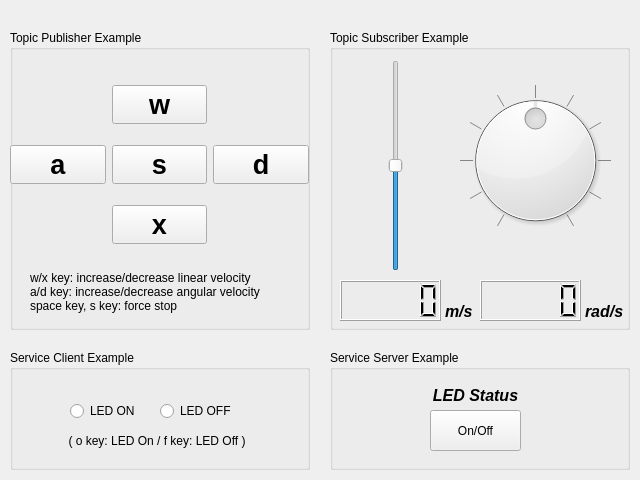
<?xml version="1.0" encoding="UTF-8"?>
<ui version="4.0">
 <class>examples_widget</class>
 <widget class="QWidget" name="examples_widget">
  <property name="geometry">
   <rect>
    <x>0</x>
    <y>0</y>
    <width>640</width>
    <height>480</height>
   </rect>
  </property>
  <property name="windowTitle">
   <string>Examples RQT</string>
  </property>
  <widget class="QGroupBox" name="group_box_ur">
   <property name="geometry">
    <rect>
     <x>330</x>
     <y>30</y>
     <width>300</width>
     <height>300</height>
    </rect>
   </property>
   <property name="title">
    <string>Topic Subscriber Example</string>
   </property>
   <widget class="QSlider" name="slider_x">
    <property name="geometry">
     <rect>
      <x>50</x>
      <y>30</y>
      <width>31</width>
      <height>211</height>
     </rect>
    </property>
    <property name="minimum">
     <number>-1000</number>
    </property>
    <property name="maximum">
     <number>1000</number>
    </property>
    <property name="singleStep">
     <number>10</number>
    </property>
    <property name="orientation">
     <enum>Qt::Vertical</enum>
    </property>
   </widget>
   <widget class="QDial" name="dial_yaw">
    <property name="geometry">
     <rect>
      <x>130</x>
      <y>40</y>
      <width>151</width>
      <height>181</height>
     </rect>
    </property>
    <property name="tabletTracking">
     <bool>false</bool>
    </property>
    <property name="minimum">
     <number>-50</number>
    </property>
    <property name="maximum">
     <number>50</number>
    </property>
    <property name="value">
     <number>0</number>
    </property>
    <property name="invertedAppearance">
     <bool>false</bool>
    </property>
    <property name="invertedControls">
     <bool>false</bool>
    </property>
    <property name="wrapping">
     <bool>false</bool>
    </property>
    <property name="notchTarget">
     <double>10.000000000000000</double>
    </property>
    <property name="notchesVisible">
     <bool>true</bool>
    </property>
   </widget>
   <widget class="QLCDNumber" name="lcd_number_x">
    <property name="geometry">
     <rect>
      <x>10</x>
      <y>250</y>
      <width>101</width>
      <height>41</height>
     </rect>
    </property>
   </widget>
   <widget class="QLabel" name="label_x">
    <property name="geometry">
     <rect>
      <x>115</x>
      <y>273</y>
      <width>30</width>
      <height>17</height>
     </rect>
    </property>
    <property name="font">
     <font>
      <pointsize>12</pointsize>
      <weight>75</weight>
      <italic>true</italic>
      <bold>true</bold>
     </font>
    </property>
    <property name="text">
     <string>m/s</string>
    </property>
   </widget>
   <widget class="QLCDNumber" name="lcd_number_yaw">
    <property name="geometry">
     <rect>
      <x>150</x>
      <y>250</y>
      <width>101</width>
      <height>41</height>
     </rect>
    </property>
   </widget>
   <widget class="QLabel" name="label_yaw">
    <property name="geometry">
     <rect>
      <x>255</x>
      <y>273</y>
      <width>50</width>
      <height>17</height>
     </rect>
    </property>
    <property name="font">
     <font>
      <pointsize>12</pointsize>
      <weight>75</weight>
      <italic>true</italic>
      <bold>true</bold>
     </font>
    </property>
    <property name="text">
     <string>rad/s</string>
    </property>
   </widget>
  </widget>
  <widget class="QGroupBox" name="group_box_dr">
   <property name="geometry">
    <rect>
     <x>330</x>
     <y>350</y>
     <width>300</width>
     <height>120</height>
    </rect>
   </property>
   <property name="title">
    <string>Service Server Example</string>
   </property>
   <widget class="QLabel" name="label_led_status">
    <property name="geometry">
     <rect>
      <x>100</x>
      <y>30</y>
      <width>91</width>
      <height>30</height>
     </rect>
    </property>
    <property name="font">
     <font>
      <pointsize>12</pointsize>
      <weight>75</weight>
      <italic>true</italic>
      <bold>true</bold>
     </font>
    </property>
    <property name="text">
     <string>LED Status</string>
    </property>
    <property name="alignment">
     <set>Qt::AlignCenter</set>
    </property>
   </widget>
   <widget class="QPushButton" name="push_button_led_status">
    <property name="geometry">
     <rect>
      <x>100</x>
      <y>60</y>
      <width>91</width>
      <height>41</height>
     </rect>
    </property>
    <property name="autoFillBackground">
     <bool>false</bool>
    </property>
    <property name="text">
     <string>On/Off</string>
    </property>
   </widget>
  </widget>
  <widget class="QGroupBox" name="group_box_dl">
   <property name="geometry">
    <rect>
     <x>10</x>
     <y>350</y>
     <width>300</width>
     <height>120</height>
    </rect>
   </property>
   <property name="title">
    <string>Service Client Example</string>
   </property>
   <widget class="QRadioButton" name="radio_button_led_on">
    <property name="geometry">
     <rect>
      <x>60</x>
      <y>50</y>
      <width>100</width>
      <height>22</height>
     </rect>
    </property>
    <property name="text">
     <string>LED ON</string>
    </property>
   </widget>
   <widget class="QRadioButton" name="radio_button_led_off">
    <property name="geometry">
     <rect>
      <x>150</x>
      <y>50</y>
      <width>100</width>
      <height>22</height>
     </rect>
    </property>
    <property name="text">
     <string>LED OFF</string>
    </property>
    <property name="iconSize">
     <size>
      <width>16</width>
      <height>16</height>
     </size>
    </property>
   </widget>
   <widget class="QLabel" name="label_shortcut_key_2">
    <property name="geometry">
     <rect>
      <x>52</x>
      <y>80</y>
      <width>190</width>
      <height>21</height>
     </rect>
    </property>
    <property name="text">
     <string>( o key: LED On / f key: LED Off )</string>
    </property>
    <property name="alignment">
     <set>Qt::AlignCenter</set>
    </property>
   </widget>
  </widget>
  <widget class="QGroupBox" name="group_box_ul">
   <property name="geometry">
    <rect>
     <x>10</x>
     <y>30</y>
     <width>300</width>
     <height>300</height>
    </rect>
   </property>
   <property name="title">
    <string>Topic Publisher Example</string>
   </property>
   <widget class="QWidget" name="grid_layout_widget">
    <property name="geometry">
     <rect>
      <x>0</x>
      <y>40</y>
      <width>299</width>
      <height>191</height>
     </rect>
    </property>
    <layout class="QGridLayout" name="grid_layout">
     <item row="1" column="2">
      <widget class="QPushButton" name="push_button_d">
       <property name="font">
        <font>
         <pointsize>20</pointsize>
         <weight>75</weight>
         <bold>true</bold>
        </font>
       </property>
       <property name="text">
        <string>d</string>
       </property>
      </widget>
     </item>
     <item row="0" column="1">
      <widget class="QPushButton" name="push_button_w">
       <property name="font">
        <font>
         <pointsize>20</pointsize>
         <weight>75</weight>
         <bold>true</bold>
        </font>
       </property>
       <property name="text">
        <string>w</string>
       </property>
      </widget>
     </item>
     <item row="1" column="1">
      <widget class="QPushButton" name="push_button_s">
       <property name="enabled">
        <bool>true</bool>
       </property>
       <property name="font">
        <font>
         <pointsize>20</pointsize>
         <weight>75</weight>
         <bold>true</bold>
        </font>
       </property>
       <property name="text">
        <string>s</string>
       </property>
      </widget>
     </item>
     <item row="2" column="1">
      <widget class="QPushButton" name="push_button_x">
       <property name="font">
        <font>
         <pointsize>20</pointsize>
         <weight>75</weight>
         <bold>true</bold>
        </font>
       </property>
       <property name="text">
        <string>x</string>
       </property>
      </widget>
     </item>
     <item row="1" column="0">
      <widget class="QPushButton" name="push_button_a">
       <property name="font">
        <font>
         <pointsize>20</pointsize>
         <weight>75</weight>
         <bold>true</bold>
        </font>
       </property>
       <property name="text">
        <string>a</string>
       </property>
      </widget>
     </item>
    </layout>
   </widget>
   <widget class="QLabel" name="label_shortcut_key_1">
    <property name="geometry">
     <rect>
      <x>20</x>
      <y>237</y>
      <width>250</width>
      <height>50</height>
     </rect>
    </property>
    <property name="text">
     <string>w/x key: increase/decrease linear velocity 
a/d key: increase/decrease angular velocity
space key, s key: force stop</string>
    </property>
   </widget>
  </widget>
 </widget>
 <resources/>
 <connections/>
</ui>
